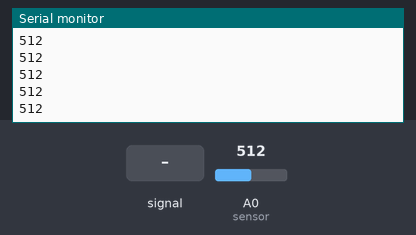
This sketch was run on a simulated Arduino Uno, built with avr-gcc and run on an emulated ATmega328P. Shown: the last lines printed to the serial monitor. The inputs (shaded band) are chosen by the test bench; at power-on: A0 (sensor) = 512.

Above: at 1.2 s.
1.3 s: A0 (sensor) fed a 200 Hz sine of ±81 counts around its level
At 1.8 s:
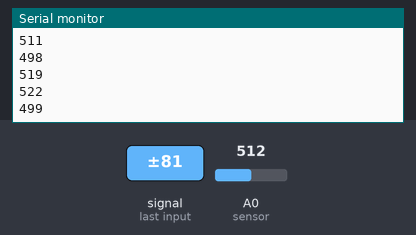
2.8 s: A0 (sensor) set to 716
At 3.3 s:
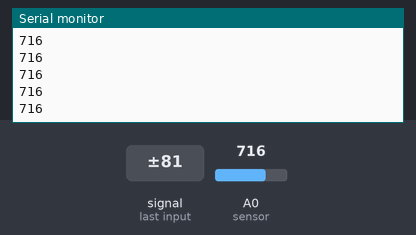
4.3 s: A0 (sensor) set to 900
At 5.2 s:
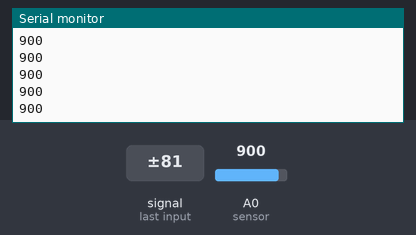
Timing chart, 0 to 7.3 s (numbered marks = the images above; inputs shaded):
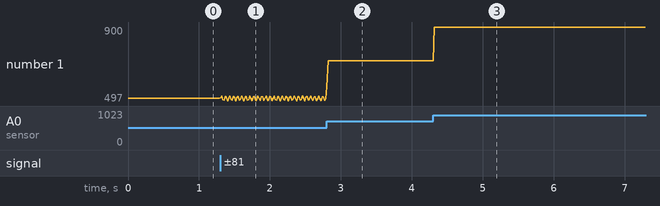

Measured:
- after the input at 1.3 s, the serial monitor: prints a new line at once (image 1)
- after the input at 2.8 s, the serial monitor: prints a new line at once (image 2)
- after the input at 4.3 s, the serial monitor: prints a new line at once (image 3)
- plotted number 1: 512 → 510 after the input at 1.3 s, 510 → 716 after the input at 2.8 s, 716 → 900 after the input at 4.3 s

The sketch:

Ejercicio1.ino
```cpp
int sensor = A0;

void setup()
{
  Serial.begin(9600);
}

int totalLecturas = 30;
int valor[30];

void loop()
{
  for(int i = 0; i < totalLecturas; i++)
  {
    valor[i] = analogRead(sensor);
    delayMicroseconds(100);
  }

  int prom = 0;
  for(int i = 0; i < totalLecturas; i++)
  {
    prom += valor[i];
  }
  prom /= totalLecturas;
  Serial.println(prom);
  delay(10);
}
```
